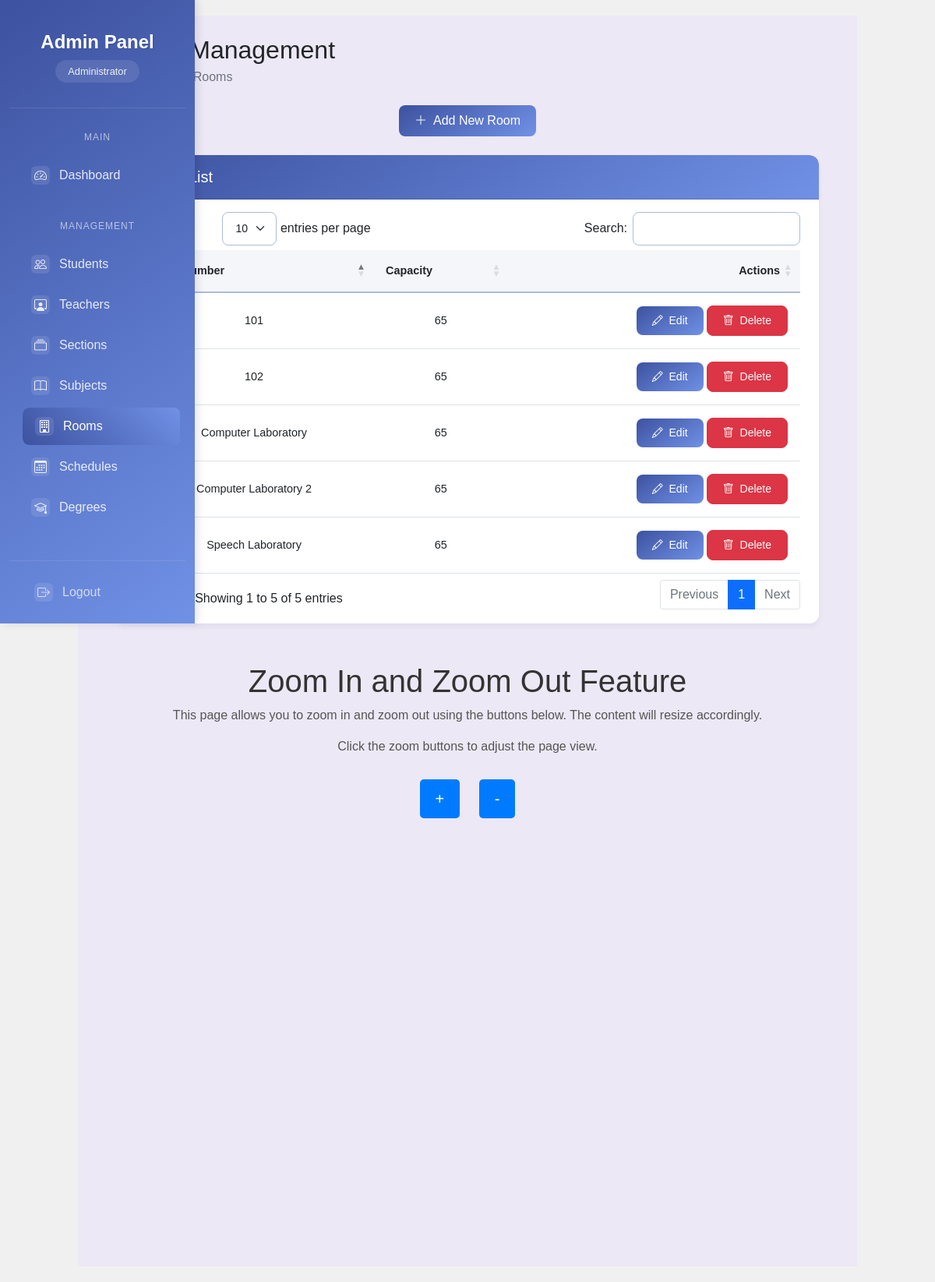
Screenshot of /admin/dashboard.php?page=rooms (signed in) with the database file from the repository.
### tables this page shows
CREATE TABLE `rooms` (
  `room_id` int(11) NOT NULL,
  `room_number` varchar(50) NOT NULL,
  `capacity` int(11) NOT NULL,
  `created_at` timestamp NOT NULL DEFAULT current_timestamp(),
  `updated_at` timestamp NOT NULL DEFAULT current_timestamp() ON UPDATE current_timestamp()
);

### admin/rooms/index.php (the view, shortened to what this page needs)
<?php
require_once(__DIR__ . '/../../includes/db.php');
?>
<div class="container-fluid">
    <div class="d-flex justify-content-between align-items-center mb-4">
        <div>
            <h2 class="mb-1">Room Management</h2>
            <nav aria-label="breadcrumb">
                <ol class="breadcrumb mb-0">
                    <li class="breadcrumb-item"><a href="../dashboard.php">Dashboard</a></li>
                    <li class="breadcrumb-item active">Rooms</li>
                </ol>
            </nav>
        </div>
    </div>
    <div class="row mb-4">
        <div class="col">
            <button type="button" class="btn btn-primary" data-bs-toggle="modal" data-bs-target="#addRoomModal">
                <i class="bi bi-plus-lg me-2"></i>Add New Room
            </button>
        </div>
    </div>
    <div class="card">
        <div class="card-header bg-light">
            <div class="d-flex justify-content-between align-items-center">
                <h5 class="card-title mb-0">Rooms List</h5>
            </div>
        </div>
        <div class="card-body p-0">
            <div class="px-4 py-3">
                <div class="table-responsive">
                    <table class="table table-hover mb-0" id="roomsTable">
                        <thead>
                            <tr>
                                <th>Room Number</th>
                                <th>Capacity</th>
                                <th class="text-end">Actions</th>
                            </tr>
                        </thead>
                        <tbody>
                            <?php
                            $query = "SELECT * FROM rooms ORDER BY room_number";
                            $result = mysqli_query($conn, $query);
                            while ($room = mysqli_fetch_assoc($result)) {
                                ?>
                                <tr>
                                    <td><?php echo htmlspecialchars($room['room_number']); ?></td>
                                    <td><?php echo htmlspecialchars($room['capacity']); ?></td>
                                    <td class="text-end">
                                        <button class="btn btn-sm btn-primary edit-room" data-id="<?php echo $room['room_id']; ?>">
                                            <i class="bi bi-pencil me-1"></i> Edit
                                        </button>
                                        <button class="btn btn-sm btn-danger delete-room" data-id="<?php echo $room['room_id']; ?>">
                                            <i class="bi bi-trash me-1"></i> Delete
                                        </button>
                                    </td>
                                </tr>
                            <?php } ?>
                        </tbody>
                    </table>
                </div>
            </div>
        </div>
    </div>
</div>

### admin/dashboard.php (style rules this page uses)
:root { --primary: #3d52a0; --secondary: #7091E6; --tertiary: #8691E6; --quaternary: #adbbda; --background: #ede8f5; --sidebar-width: 250px; --card-border-radius: 0.75rem; --transition-speed: 0.3s; }
.card { border-radius: var(--card-border-radius); box-shadow: 0 4px 6px rgba(61, 82, 160, 0.07); border: none; transition: transform var(--transition-speed); position: relative; overflow: hidden; }
.card::before { content: ''; position: absolute; top: 0; left: 0; width: 100%; height: 4px; background: linear-gradient(90deg, var(--primary), var(--secondary)); transform: scaleX(0); transition: transform var(--transition-speed); transform-origin: left; }
.card-header { background: linear-gradient(145deg, var(--primary) 0%, var(--secondary) 100%) !important; color: white; border-radius: var(--card-border-radius) var(--card-border-radius) 0 0 !important; padding: 1rem 1.5rem; }
.btn { border-radius: 8px; padding: 0.5rem 1.25rem; font-weight: 500; transition: all var(--transition-speed); position: relative; overflow: hidden; }
.btn-primary { background: linear-gradient(145deg, var(--primary) 0%, var(--secondary) 100%); border: none; }
.btn::after { content: ''; position: absolute; top: 50%; left: 50%; width: 0; height: 0; background: rgba(255,255,255,0.2); border-radius: 50%; transform: translate(-50%, -50%); transition: width 0.6s, height 0.6s; }
.table { white-space: nowrap; font-size: 0.9rem; }
.table thead th { background-color: rgba(61, 82, 160, 0.05); font-weight: 600; border-bottom: 2px solid var(--quaternary); }
.table td, .table th { padding: 1rem; vertical-align: middle; }
.table tr { transition: all var(--transition-speed); }
body { font-family: Arial, sans-serif; transition: transform 0.3s ease; background-color: #f0f0f0; padding: 20px; margin: 0; text-align: center; }

### admin/rooms/index.php (style rules this page uses)
.table-responsive { overflow-x: hidden; }
.table td { max-width: 200px; overflow: hidden; text-overflow: ellipsis; white-space: nowrap; }

### rows the page displays
rooms: room_number "101", capacity "65"
rooms: room_number "102", capacity "65"
rooms: room_number "Computer Laboratory", capacity "65"
rooms: room_number "Computer Laboratory 2", capacity "65"
rooms: room_number "Speech Laboratory", capacity "65"
